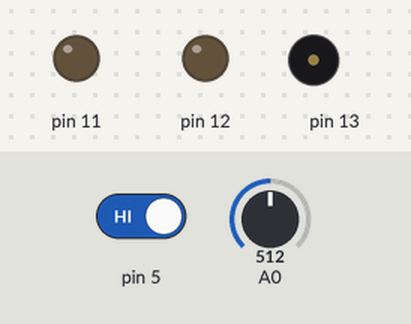
Simulated run of this sketch. Board: Arduino Uno, built with avr-gcc and run on an emulated ATmega328P. Shown: output pins drawn as LEDs (lit = HIGH), buzzer (waves = sounding). Inputs (shaded band) come from the test bench; at power-on: A0 = 512, pin 5 HIGH.

Above: at 1.2 s.
1.3 s: A0 set to 791
2.8 s: A0 set to 808
At 4.0 s:
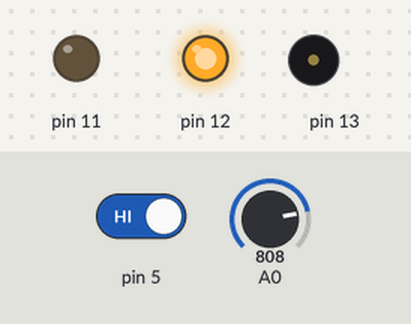
4.3 s: pin 5 driven LOW
At 4.7 s:
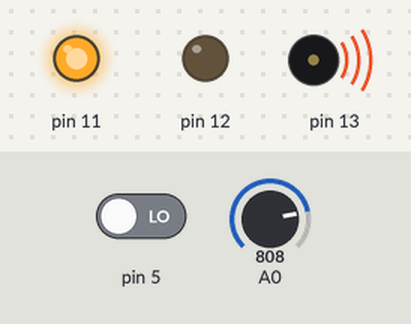
7.3 s: pin 5 driven HIGH
At 7.6 s:
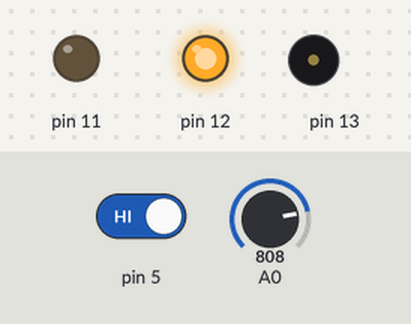
8.8 s: A0 set to 790
At 9.9 s:
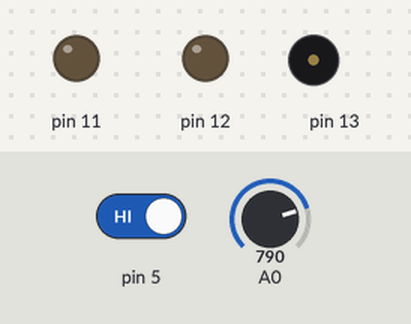
Timing chart, 0 to 11.3 s (numbered marks = the images above; inputs shaded):
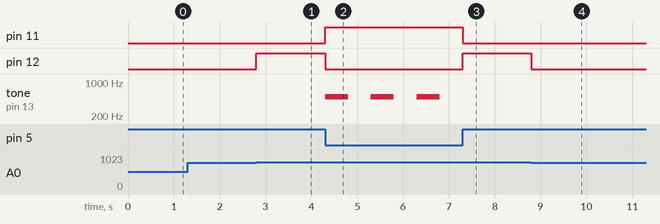

The sketch:

48_seat_belt_warning_system1.ino
```cpp
// C++ code
//
void setup()
{

  pinMode(A0,INPUT);
  pinMode(5,INPUT);
  pinMode(11,OUTPUT);
  pinMode(12,OUTPUT);
  pinMode(13,OUTPUT);
  Serial.begin(9600);

}

void loop()
{

  int seatForce = analogRead(A0);

  /*
  Serial.println(seatForce);
  delay(500);
  */

  int belt = digitalRead(5);

  /*
  Serial.println(belt);
  delay(500);
  */

  if(seatForce > 800 && belt != 1)
  {
    digitalWrite(11,HIGH);
    digitalWrite(12,LOW);
    while(seatForce > 800 && belt != 1)
    {
      tone(13,500,500);
      delay(500);
      noTone(13);
      delay(500);

      // Read the values again to update the conditions
      seatForce = analogRead(A0);
      belt = digitalRead(5);
    }


  }
  else if(seatForce > 800 && belt == 1)
  {
    digitalWrite(11,LOW);
    digitalWrite(12,HIGH);
    digitalWrite(13,LOW);
    noTone(13);
  }
  else if(seatForce < 800)
  {
    digitalWrite(11,LOW);
    digitalWrite(12,LOW);
    digitalWrite(13,LOW);
    noTone(13);
  }


}
```

Measured:
- the behaviour switches between 800 and 801 on A0 (found by bisection; images 0 and 1)
- after the input at 1.3 s, every drawn part: stays the same
- after the input at 2.8 s, pin 12: LOW → HIGH at once
- after the input at 4.3 s, pin 11: LOW → HIGH at once; pin 12: HIGH → LOW at once; tone on pin 13: alternates 500 Hz for 0.50 s and silent for 0.50 s, starting at once
- after the input at 7.3 s, pin 11: HIGH → LOW at once; pin 12: LOW → HIGH at once; tone on pin 13: stays silent (without the input it goes to 500 Hz after 0.00 s)
- after the input at 8.8 s, pin 12: HIGH → LOW at once
